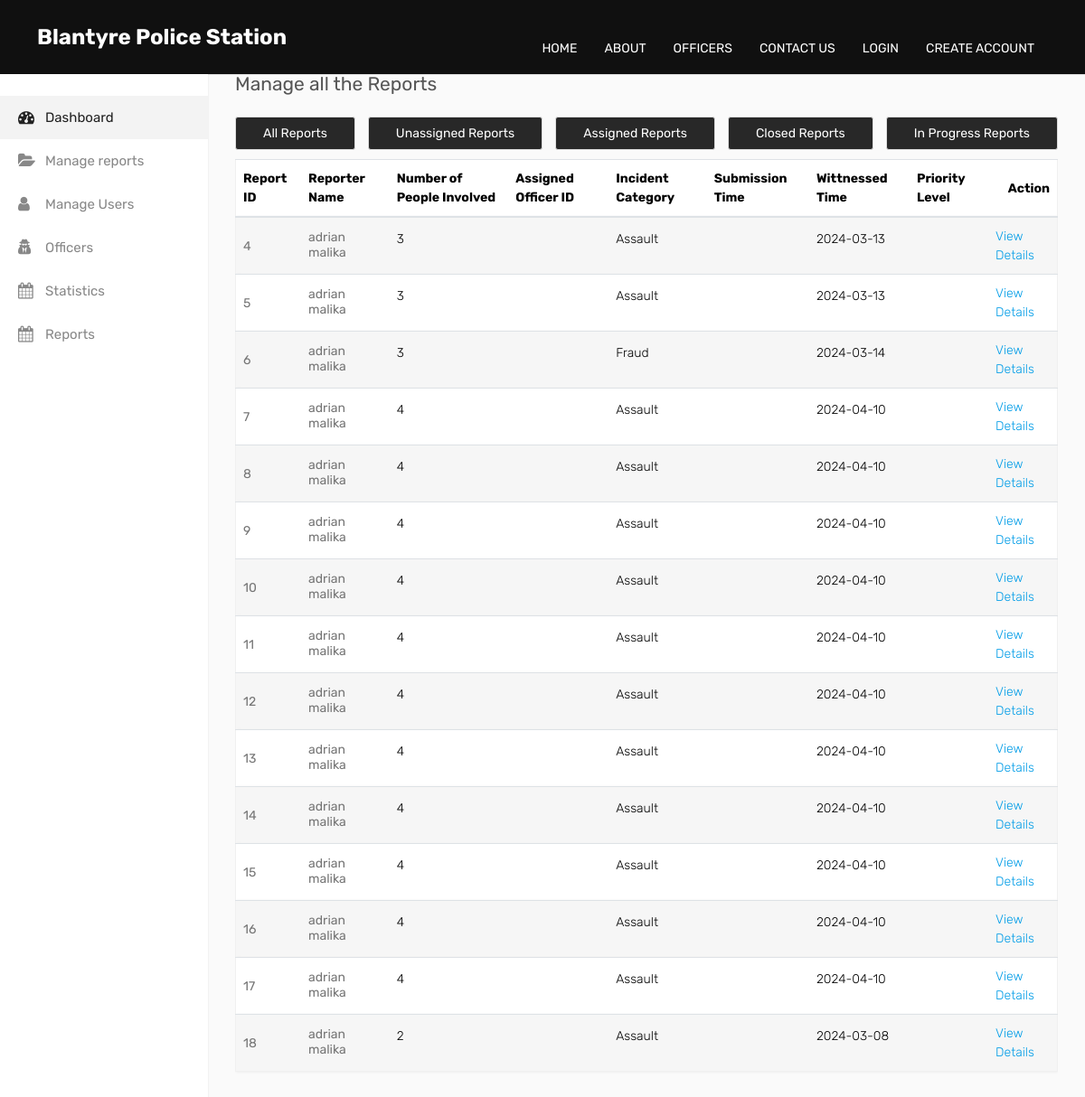
Page /View_Reports.php?filter=unassigned on the earlier database version.
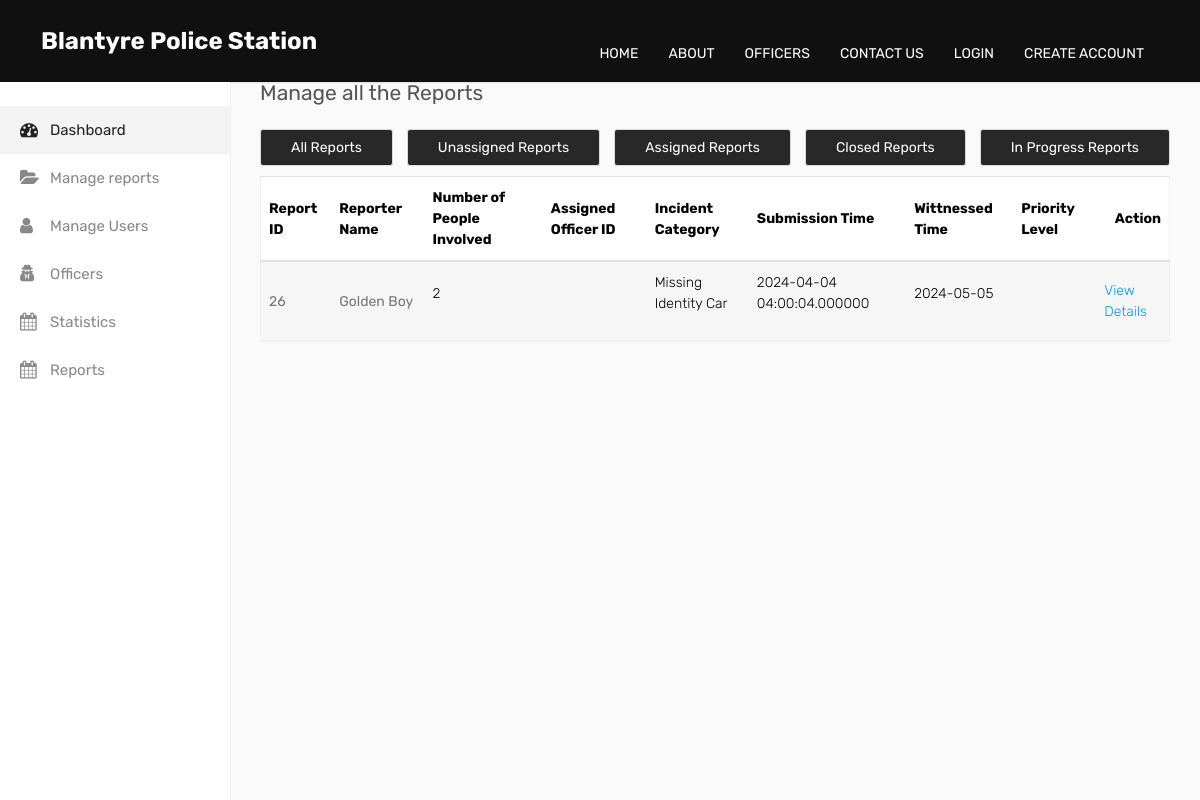
Same page on the later database version.
### tables this page shows
CREATE TABLE IF NOT EXISTS `crimereports` (
  `ID` int NOT NULL AUTO_INCREMENT,
  `UserID` int NOT NULL,
  `First_Name` varchar(70) NOT NULL,
  `Last_Name` varchar(70) NOT NULL,
  `Incident_Category` varchar(20) NOT NULL,
  `SubmittedDate` timestamp(6) NOT NULL,
  `WitnessedDate` date NOT NULL,
  `Description` varchar(100) NOT NULL,
  `People_Involved` int NOT NULL,
  `If_Affected` int NOT NULL,
  `Multimedia` varchar(255) NOT NULL,
  `Location` varchar(200) NOT NULL,
  PRIMARY KEY (`ID`)
);

### View_Reports.php (the view, shortened to what the changed rows need)
<!DOCTYPE html>
<html lang="en">
<head>
    <link href="css/bootstrap.css" rel="stylesheet" />
    <link href="css/style.css" rel="stylesheet" />
    <link rel="stylesheet" type="text/css" href="css/bootstrap2.min.css">
    <link rel="stylesheet" type="text/css" href="css/style2.css">
</head>
<body>
    <div class="main-wrapper">
        <div class="page-wrapper">
            <div class="content">
				<div class="row">
					<div class="col-md-12">
						<div class="table-responsive">
							<table class="table table-striped custom-table">
								<thead>
									<tr>
										<th>Report ID</th>
										<th>Reporter Name</th>
										<th>Number of People Involved</th>
										<th>Assigned Officer ID</th>
										<th>Incident Category</th>
										<th>Submission Time</th>
										<th>Wittnessed Time</th>
										<th>Priority Level</th>
										<th class="text-right">Action</th>
									</tr>
								</thead>
								<tbody>
                                <?php
                                    require_once 'DatabaseConn.php';
                                    $filter = isset($_GET['filter']) ? $_GET['filter'] : 'all';
                                    switch ($filter) {
                                        case 'unassigned':
                                            $query = "SELECT c.*, a.OfficerID, a.PriorityLevel
                                                      FROM crimereports c
                                                      LEFT JOIN assignments a ON c.ID = a.ReportID
                                                      WHERE a.ReportID IS NULL";
                                            break;
                                    }
                                    $stmt = $conn->prepare($query);
                                    $stmt->execute();
                                    $result = $stmt->get_result();
                                    if ($result->num_rows > 0) {
                                        $incident_reports = $result->fetch_all(MYSQLI_ASSOC);
                                        foreach ($incident_reports as $incident_report) {
                                            echo '<tr>';
                                            echo '<td>';
                                            echo '<h2><a href="Manage_Users.php">' . $incident_report['ID'] . '</a></h2>';
                                            echo '</td>';
                                            echo '<td>';
                                            echo '<h2><a href="profile.html">' . $incident_report['First_Name'] . ' ' . $incident_report['Last_Name'] . '</a></h2>';
                                            echo '</td>';
                                            echo '<td>';
                                            echo '<p>' . $incident_report['People_Involved'] . '</p>';
                                            echo '</td>';
                                            echo '<td>';
                                            echo '</td>';
                                            echo '<td>';
                                            echo '<p>' . $incident_report['Incident_Category'] . '</p>';
                                            echo '</td>';
                                            echo '<td>';
                                            echo '<p>' . $incident_report['SubmittedDate'] . '</p>';
                                            echo '</td>';
                                            echo '<td>';
                                            echo '<p>' . $incident_report['WitnessedDate'] . '</p>';
                                            echo '</td>';
                                            echo '<td>';
                                            echo '</td>';
                                            echo '<td>';
                                            echo '<a href="report_details.php?report_id=' . $incident_report['ID'] . '" class="">View Details</a>';
                                            echo '</td>';
                                            echo '</tr>';
                                        }
                                    } else {
                                        echo '<p class="no_review">No Reports available at the moment.</p>';
                                    }
                                ?>
								</tbody>
							</table>
						</div>
					</div>
                </div>
            </div>
		</div>
    </div>
</body>
</html>

Differences in the rows shown:
removed crimereports: ID "4", First_Name "adrian", Last_Name "malika", People_Involved "3", Incident_Category "Assault", WitnessedDate "2024-03-13"
removed crimereports: ID "5", First_Name "adrian", Last_Name "malika", People_Involved "3", Incident_Category "Assault", WitnessedDate "2024-03-13"
removed crimereports: ID "6", First_Name "adrian", Last_Name "malika", People_Involved "3", Incident_Category "Fraud", WitnessedDate "2024-03-14"
removed crimereports: ID "7", First_Name "adrian", Last_Name "malika", People_Involved "4", Incident_Category "Assault", WitnessedDate "2024-04-10"
removed crimereports: ID "8", First_Name "adrian", Last_Name "malika", People_Involved "4", Incident_Category "Assault", WitnessedDate "2024-04-10"
removed crimereports: ID "9", First_Name "adrian", Last_Name "malika", People_Involved "4", Incident_Category "Assault", WitnessedDate "2024-04-10"
removed crimereports: ID "10", First_Name "adrian", Last_Name "malika", People_Involved "4", Incident_Category "Assault", WitnessedDate "2024-04-10"
removed crimereports: ID "11", First_Name "adrian", Last_Name "malika", People_Involved "4", Incident_Category "Assault", WitnessedDate "2024-04-10"
removed crimereports: ID "12", First_Name "adrian", Last_Name "malika", People_Involved "4", Incident_Category "Assault", WitnessedDate "2024-04-10"
removed crimereports: ID "13", First_Name "adrian", Last_Name "malika", People_Involved "4", Incident_Category "Assault", WitnessedDate "2024-04-10"
removed crimereports: ID "14", First_Name "adrian", Last_Name "malika", People_Involved "4", Incident_Category "Assault", WitnessedDate "2024-04-10"
removed crimereports: ID "15", First_Name "adrian", Last_Name "malika", People_Involved "4", Incident_Category "Assault", WitnessedDate "2024-04-10"
removed crimereports: ID "16", First_Name "adrian", Last_Name "malika", People_Involved "4", Incident_Category "Assault", WitnessedDate "2024-04-10"
removed crimereports: ID "17", First_Name "adrian", Last_Name "malika", People_Involved "4", Incident_Category "Assault", WitnessedDate "2024-04-10"
removed crimereports: ID "18", First_Name "adrian", Last_Name "malika", People_Involved "2", Incident_Category "Assault", WitnessedDate "2024-03-08"
added crimereports: ID "26", First_Name "Golden", Last_Name "Boy", People_Involved "2", Incident_Category "Missing Identity Car", SubmittedDate "2024-04-04 04:00:04.000000", WitnessedDate "2024-05-05"
